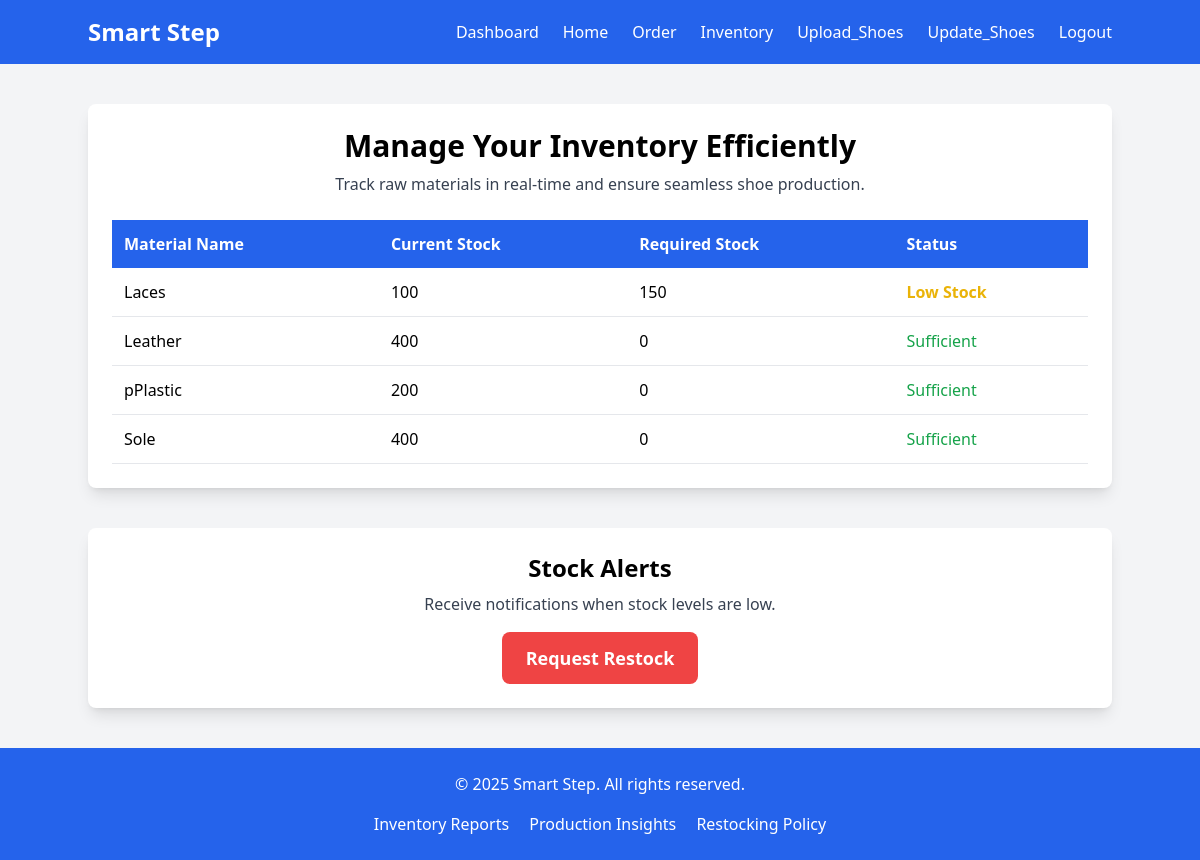
The page /inventory.php on the database its author committed.
### tables this page shows
CREATE TABLE `inventory` (
  `id` int(11) NOT NULL,
  `material_name` varchar(255) NOT NULL,
  `current_stock` int(11) NOT NULL,
  `required_stock` int(11) NOT NULL,
  `unit_type` varchar(50) DEFAULT NULL,
  `min_required_stock` int(11) DEFAULT NULL
);

### src/inventory.php (the view, shortened to what this page needs)
<?php
$conn = new mysqli("localhost", "root", "", "smart_step_db");
$sql = "SELECT material_name, current_stock, required_stock FROM inventory";
$result = $conn->query($sql);
?>
<!DOCTYPE html>
<html lang="en">
<head>
    <script src="https://cdn.tailwindcss.com"></script>
</head>
<body class="bg-gray-100">
    <nav class="bg-blue-600 p-4 text-white">
        <div class="container mx-auto flex justify-between items-center">
            <h1 class="text-2xl font-bold">Smart Step</h1>
            <ul class="flex space-x-6">
            <li><a href="admin.php" class="hover:underline">Dashboard</a></li>
            <li><a href="index.php" class="hover:underline">Home</a></li>
            <li><a href="order.php" class="hover:underline">Order</a></li>
            <li><a href="inventory.php" class="hover:underline">Inventory</a></li>
            <li><a href="upload_product.php" class="hover:underline">Upload_Shoes</a></li>
            <li><a href="update_quantity.php" class="hover:underline">Update_Shoes</a></li>
            <li><a href="logout.php" class="hover:underline">Logout</a></li>
            </ul>
        </div>
    </nav>
    <section class="container mx-auto my-10 p-6 bg-white shadow-lg rounded-lg">
        <h2 class="text-3xl font-bold text-center">Manage Your Inventory Efficiently</h2>
        <p class="text-gray-700 text-center mt-2">Track raw materials in real-time and ensure seamless shoe production.</p>
        <div class="mt-6 overflow-x-auto">
            <table class="w-full border-collapse bg-white shadow-md">
                <thead>
                    <tr class="bg-blue-600 text-white">
                        <th class="p-3 text-left">Material Name</th>
                        <th class="p-3 text-left">Current Stock</th>
                        <th class="p-3 text-left">Required Stock</th>
                        <th class="p-3 text-left">Status</th>
                    </tr>
                </thead>
                <tbody>
                    <?php while ($row = $result->fetch_assoc()): ?>
                        <tr class="border-b">
                            <td class="p-3"><?php echo $row['material_name']; ?></td>
                            <td class="p-3"><?php echo $row['current_stock']; ?></td>
                            <td class="p-3"><?php echo $row['required_stock']; ?></td>
                            <td class="p-3">
                                <?php
                                    $status = "<span class='text-green-600'>Sufficient</span>";
                                    if ($row['current_stock'] <= $row['required_stock'] * 0.5) {
                                        $status = "<span class='text-red-600 font-bold'>Critical - Restock Needed!</span>";
                                    } elseif ($row['current_stock'] <= $row['required_stock'] * 0.8) {
                                        $status = "<span class='text-yellow-500 font-semibold'>Low Stock</span>";
                                    }
                                    echo $status;
                                ?>
                            </td>
                        </tr>
                    <?php endwhile; ?>
                </tbody>
            </table>
        </div>
    </section>
    <section class="container mx-auto my-10 p-6 bg-white shadow-lg rounded-lg text-center">
        <h3 class="text-2xl font-bold">Stock Alerts</h3>
        <p class="mt-2 text-gray-700">Receive notifications when stock levels are low.</p>
        <a href="manage_inventory.php" class="mt-4 inline-block bg-red-500 text-white px-6 py-3 text-lg font-semibold rounded-lg hover:bg-red-600">Request Restock</a>
    </section>
    <footer class="bg-blue-600 text-white text-center py-6 mt-10">
        <p>&copy; 2025 Smart Step. All rights reserved.</p>
        <div class="mt-4">
            <a href="#" class="hover:underline mx-2">Inventory Reports</a>
            <a href="#" class="hover:underline mx-2">Production Insights</a>
            <a href="#" class="hover:underline mx-2">Restocking Policy</a>
        </div>
    </footer>
</body>
</html>

### rows shown on the page
inventory: material_name "Laces", current_stock "100", required_stock "150", shows "Low Stock"
inventory: material_name "Leather", current_stock "400", required_stock "0"
inventory: material_name "pPlastic", current_stock "200", required_stock "0"
inventory: material_name "Sole", current_stock "400", required_stock "0"
